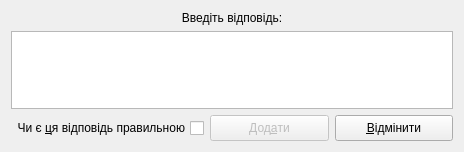
<?xml version="1.0" encoding="UTF-8"?>
<ui version="4.0">
 <class>AddAnswer</class>
 <widget class="QDialog" name="AddAnswer">
  <property name="geometry">
   <rect>
    <x>0</x>
    <y>0</y>
    <width>464</width>
    <height>152</height>
   </rect>
  </property>
  <property name="windowTitle">
   <string>Відповіддєдодаватор</string>
  </property>
  <layout class="QGridLayout" name="gridLayout">
   <item row="0" column="0">
    <layout class="QVBoxLayout" name="verticalLayout_2">
     <item>
      <layout class="QVBoxLayout" name="verticalLayout">
       <item>
        <widget class="QLabel" name="label">
         <property name="text">
          <string>Введіть відповідь:</string>
         </property>
         <property name="alignment">
          <set>Qt::AlignCenter</set>
         </property>
        </widget>
       </item>
       <item>
        <widget class="QTextEdit" name="textEdit"/>
       </item>
      </layout>
     </item>
     <item>
      <layout class="QHBoxLayout" name="horizontalLayout">
       <item>
        <widget class="QCheckBox" name="checkBox">
         <property name="enabled">
          <bool>true</bool>
         </property>
         <property name="layoutDirection">
          <enum>Qt::RightToLeft</enum>
         </property>
         <property name="text">
          <string>Чи є &amp;ця відповідь правильною</string>
         </property>
         <property name="checkable">
          <bool>true</bool>
         </property>
         <property name="tristate">
          <bool>false</bool>
         </property>
        </widget>
       </item>
       <item>
        <widget class="QPushButton" name="addButton">
         <property name="enabled">
          <bool>false</bool>
         </property>
         <property name="minimumSize">
          <size>
           <width>0</width>
           <height>26</height>
          </size>
         </property>
         <property name="text">
          <string>Дод&amp;ати</string>
         </property>
        </widget>
       </item>
       <item>
        <widget class="QPushButton" name="cancelButton">
         <property name="minimumSize">
          <size>
           <width>0</width>
           <height>26</height>
          </size>
         </property>
         <property name="text">
          <string>&amp;Відмінити</string>
         </property>
        </widget>
       </item>
      </layout>
     </item>
    </layout>
   </item>
  </layout>
 </widget>
 <resources/>
 <connections/>
</ui>
